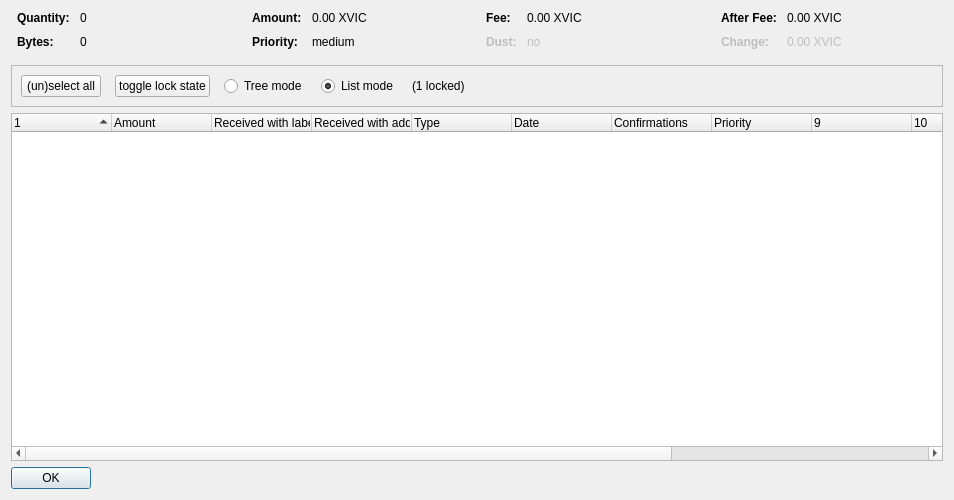
<?xml version="1.0" encoding="UTF-8"?>
<ui version="4.0">
 <class>CoinControlDialog</class>
 <widget class="QDialog" name="CoinControlDialog">
  <property name="geometry">
   <rect>
    <x>0</x>
    <y>0</y>
    <width>954</width>
    <height>500</height>
   </rect>
  </property>
  <property name="windowTitle">
   <string>Coin Selection</string>
  </property>
  <layout class="QVBoxLayout" name="verticalLayout">
   <item>
    <layout class="QHBoxLayout" name="horizontalLayoutTop" stretch="0,0,0,0">
     <property name="topMargin">
      <number>0</number>
     </property>
     <property name="bottomMargin">
      <number>10</number>
     </property>
     <item>
      <layout class="QFormLayout" name="formLayoutCoinControl1">
       <property name="horizontalSpacing">
        <number>10</number>
       </property>
       <property name="verticalSpacing">
        <number>10</number>
       </property>
       <property name="leftMargin">
        <number>6</number>
       </property>
       <property name="rightMargin">
        <number>6</number>
       </property>
       <item row="0" column="0">
        <widget class="QLabel" name="labelCoinControlQuantityText">
         <property name="font">
          <font>
           <weight>75</weight>
           <bold>true</bold>
          </font>
         </property>
         <property name="text">
          <string>Quantity:</string>
         </property>
        </widget>
       </item>
       <item row="0" column="1">
        <widget class="QLabel" name="labelCoinControlQuantity">
         <property name="cursor">
          <cursorShape>IBeamCursor</cursorShape>
         </property>
         <property name="contextMenuPolicy">
          <enum>Qt::ActionsContextMenu</enum>
         </property>
         <property name="text">
          <string notr="true">0</string>
         </property>
         <property name="textInteractionFlags">
          <set>Qt::LinksAccessibleByMouse|Qt::TextSelectableByKeyboard|Qt::TextSelectableByMouse</set>
         </property>
        </widget>
       </item>
       <item row="1" column="0">
        <widget class="QLabel" name="labelCoinControlBytesText">
         <property name="font">
          <font>
           <weight>75</weight>
           <bold>true</bold>
          </font>
         </property>
         <property name="text">
          <string>Bytes:</string>
         </property>
        </widget>
       </item>
       <item row="1" column="1">
        <widget class="QLabel" name="labelCoinControlBytes">
         <property name="cursor">
          <cursorShape>IBeamCursor</cursorShape>
         </property>
         <property name="contextMenuPolicy">
          <enum>Qt::ActionsContextMenu</enum>
         </property>
         <property name="text">
          <string notr="true">0</string>
         </property>
         <property name="textInteractionFlags">
          <set>Qt::LinksAccessibleByMouse|Qt::TextSelectableByKeyboard|Qt::TextSelectableByMouse</set>
         </property>
        </widget>
       </item>
      </layout>
     </item>
     <item>
      <layout class="QFormLayout" name="formLayoutCoinControl2">
       <property name="horizontalSpacing">
        <number>10</number>
       </property>
       <property name="verticalSpacing">
        <number>10</number>
       </property>
       <property name="leftMargin">
        <number>6</number>
       </property>
       <property name="rightMargin">
        <number>6</number>
       </property>
       <item row="0" column="0">
        <widget class="QLabel" name="labelCoinControlAmountText">
         <property name="font">
          <font>
           <weight>75</weight>
           <bold>true</bold>
          </font>
         </property>
         <property name="text">
          <string>Amount:</string>
         </property>
        </widget>
       </item>
       <item row="0" column="1">
        <widget class="QLabel" name="labelCoinControlAmount">
         <property name="cursor">
          <cursorShape>IBeamCursor</cursorShape>
         </property>
         <property name="contextMenuPolicy">
          <enum>Qt::ActionsContextMenu</enum>
         </property>
         <property name="text">
          <string notr="true">0.00 XVIC</string>
         </property>
         <property name="textInteractionFlags">
          <set>Qt::LinksAccessibleByMouse|Qt::TextSelectableByKeyboard|Qt::TextSelectableByMouse</set>
         </property>
        </widget>
       </item>
       <item row="1" column="0">
        <widget class="QLabel" name="labelCoinControlPriorityText">
         <property name="font">
          <font>
           <weight>75</weight>
           <bold>true</bold>
          </font>
         </property>
         <property name="text">
          <string>Priority:</string>
         </property>
        </widget>
       </item>
       <item row="1" column="1">
        <widget class="QLabel" name="labelCoinControlPriority">
         <property name="cursor">
          <cursorShape>IBeamCursor</cursorShape>
         </property>
         <property name="contextMenuPolicy">
          <enum>Qt::ActionsContextMenu</enum>
         </property>
         <property name="text">
          <string>medium</string>
         </property>
         <property name="textInteractionFlags">
          <set>Qt::LinksAccessibleByMouse|Qt::TextSelectableByKeyboard|Qt::TextSelectableByMouse</set>
         </property>
        </widget>
       </item>
      </layout>
     </item>
     <item>
      <layout class="QFormLayout" name="formLayoutCoinControl3">
       <property name="horizontalSpacing">
        <number>10</number>
       </property>
       <property name="verticalSpacing">
        <number>10</number>
       </property>
       <property name="leftMargin">
        <number>6</number>
       </property>
       <property name="rightMargin">
        <number>6</number>
       </property>
       <item row="0" column="0">
        <widget class="QLabel" name="labelCoinControlFeeText">
         <property name="font">
          <font>
           <weight>75</weight>
           <bold>true</bold>
          </font>
         </property>
         <property name="text">
          <string>Fee:</string>
         </property>
        </widget>
       </item>
       <item row="0" column="1">
        <widget class="QLabel" name="labelCoinControlFee">
         <property name="cursor">
          <cursorShape>IBeamCursor</cursorShape>
         </property>
         <property name="contextMenuPolicy">
          <enum>Qt::ActionsContextMenu</enum>
         </property>
         <property name="text">
          <string notr="true">0.00 XVIC</string>
         </property>
         <property name="textInteractionFlags">
          <set>Qt::LinksAccessibleByMouse|Qt::TextSelectableByKeyboard|Qt::TextSelectableByMouse</set>
         </property>
        </widget>
       </item>
       <item row="1" column="0">
        <widget class="QLabel" name="labelCoinControlLowOutputText">
         <property name="enabled">
          <bool>false</bool>
         </property>
         <property name="font">
          <font>
           <weight>75</weight>
           <bold>true</bold>
          </font>
         </property>
         <property name="text">
          <string>Dust:</string>
         </property>
        </widget>
       </item>
       <item row="1" column="1">
        <widget class="QLabel" name="labelCoinControlLowOutput">
         <property name="enabled">
          <bool>false</bool>
         </property>
         <property name="cursor">
          <cursorShape>IBeamCursor</cursorShape>
         </property>
         <property name="contextMenuPolicy">
          <enum>Qt::ActionsContextMenu</enum>
         </property>
         <property name="text">
          <string>no</string>
         </property>
         <property name="textInteractionFlags">
          <set>Qt::LinksAccessibleByMouse|Qt::TextSelectableByKeyboard|Qt::TextSelectableByMouse</set>
         </property>
        </widget>
       </item>
      </layout>
     </item>
     <item>
      <layout class="QFormLayout" name="formLayoutCoinControl4">
       <property name="horizontalSpacing">
        <number>10</number>
       </property>
       <property name="verticalSpacing">
        <number>10</number>
       </property>
       <property name="leftMargin">
        <number>6</number>
       </property>
       <property name="rightMargin">
        <number>6</number>
       </property>
       <item row="0" column="0">
        <widget class="QLabel" name="labelCoinControlAfterFeeText">
         <property name="font">
          <font>
           <weight>75</weight>
           <bold>true</bold>
          </font>
         </property>
         <property name="text">
          <string>After Fee:</string>
         </property>
        </widget>
       </item>
       <item row="0" column="1">
        <widget class="QLabel" name="labelCoinControlAfterFee">
         <property name="cursor">
          <cursorShape>IBeamCursor</cursorShape>
         </property>
         <property name="contextMenuPolicy">
          <enum>Qt::ActionsContextMenu</enum>
         </property>
         <property name="text">
          <string notr="true">0.00 XVIC</string>
         </property>
         <property name="textInteractionFlags">
          <set>Qt::LinksAccessibleByMouse|Qt::TextSelectableByKeyboard|Qt::TextSelectableByMouse</set>
         </property>
        </widget>
       </item>
       <item row="1" column="0">
        <widget class="QLabel" name="labelCoinControlChangeText">
         <property name="enabled">
          <bool>false</bool>
         </property>
         <property name="font">
          <font>
           <weight>75</weight>
           <bold>true</bold>
          </font>
         </property>
         <property name="text">
          <string>Change:</string>
         </property>
        </widget>
       </item>
       <item row="1" column="1">
        <widget class="QLabel" name="labelCoinControlChange">
         <property name="enabled">
          <bool>false</bool>
         </property>
         <property name="cursor">
          <cursorShape>IBeamCursor</cursorShape>
         </property>
         <property name="contextMenuPolicy">
          <enum>Qt::ActionsContextMenu</enum>
         </property>
         <property name="text">
          <string notr="true">0.00 XVIC</string>
         </property>
         <property name="textInteractionFlags">
          <set>Qt::LinksAccessibleByMouse|Qt::TextSelectableByKeyboard|Qt::TextSelectableByMouse</set>
         </property>
        </widget>
       </item>
      </layout>
     </item>
    </layout>
   </item>
   <item>
    <widget class="QFrame" name="frame">
     <property name="minimumSize">
      <size>
       <width>0</width>
       <height>40</height>
      </size>
     </property>
     <property name="frameShape">
      <enum>QFrame::StyledPanel</enum>
     </property>
     <property name="frameShadow">
      <enum>QFrame::Sunken</enum>
     </property>
     <layout class="QHBoxLayout" name="horizontalLayout">
      <item>
       <layout class="QHBoxLayout" name="horizontalLayoutPanel" stretch="0,0,0,0,0,0">
        <property name="spacing">
         <number>14</number>
        </property>
        <item>
         <widget class="QPushButton" name="pushButtonSelectAll">
          <property name="sizePolicy">
           <sizepolicy hsizetype="Maximum" vsizetype="Fixed">
            <horstretch>0</horstretch>
            <verstretch>0</verstretch>
           </sizepolicy>
          </property>
          <property name="text">
           <string>(un)select all</string>
          </property>
          <property name="autoDefault">
           <bool>false</bool>
          </property>
         </widget>
        </item>
        <item>
         <widget class="QPushButton" name="pushButtonToggleLock">
          <property name="sizePolicy">
           <sizepolicy hsizetype="Maximum" vsizetype="Fixed">
            <horstretch>0</horstretch>
            <verstretch>0</verstretch>
           </sizepolicy>
          </property>
          <property name="text">
           <string>toggle lock state</string>
          </property>
          <property name="autoDefault">
           <bool>false</bool>
          </property>
         </widget>
        </item>
        <item>
         <widget class="QRadioButton" name="radioTreeMode">
          <property name="sizePolicy">
           <sizepolicy hsizetype="Maximum" vsizetype="Fixed">
            <horstretch>0</horstretch>
            <verstretch>0</verstretch>
           </sizepolicy>
          </property>
          <property name="text">
           <string>Tree mode</string>
          </property>
         </widget>
        </item>
        <item>
         <widget class="QRadioButton" name="radioListMode">
          <property name="sizePolicy">
           <sizepolicy hsizetype="Maximum" vsizetype="Fixed">
            <horstretch>0</horstretch>
            <verstretch>0</verstretch>
           </sizepolicy>
          </property>
          <property name="text">
           <string>List mode</string>
          </property>
          <property name="checked">
           <bool>true</bool>
          </property>
         </widget>
        </item>
        <item>
         <widget class="QLabel" name="labelLocked">
          <property name="text">
           <string>(1 locked)</string>
          </property>
         </widget>
        </item>
        <item>
         <spacer name="horizontalSpacer">
          <property name="orientation">
           <enum>Qt::Horizontal</enum>
          </property>
          <property name="sizeHint" stdset="0">
           <size>
            <width>40</width>
            <height>20</height>
           </size>
          </property>
         </spacer>
        </item>
       </layout>
      </item>
     </layout>
    </widget>
   </item>
   <item>
    <widget class="CoinControlTreeWidget" name="treeWidget">
     <property name="contextMenuPolicy">
      <enum>Qt::CustomContextMenu</enum>
     </property>
     <property name="sortingEnabled">
      <bool>false</bool>
     </property>
     <property name="columnCount">
      <number>13</number>
     </property>
     <attribute name="headerShowSortIndicator" stdset="0">
      <bool>true</bool>
     </attribute>
     <attribute name="headerStretchLastSection">
      <bool>false</bool>
     </attribute>
     <column>
      <property name="text">
       <string/>
      </property>
     </column>
     <column>
      <property name="text">
       <string>Amount</string>
      </property>
     </column>
     <column>
      <property name="text">
       <string>Received with label</string>
      </property>
     </column>
     <column>
      <property name="text">
       <string>Received with address</string>
      </property>
     </column>
     <column>
      <property name="text">
       <string>Type</string>
      </property>
     </column>
     <column>
      <property name="text">
       <string>Date</string>
      </property>
     </column>
     <column>
      <property name="text">
       <string>Confirmations</string>
      </property>
      <property name="toolTip">
       <string>Confirmed</string>
      </property>
     </column>
     <column>
      <property name="text">
       <string>Priority</string>
      </property>
     </column>
     <column>
      <property name="text">
       <string/>
      </property>
     </column>
     <column>
      <property name="text">
       <string/>
      </property>
     </column>
     <column>
      <property name="text">
       <string/>
      </property>
     </column>
     <column>
      <property name="text">
       <string/>
      </property>
     </column>
     <column>
      <property name="text">
       <string/>
      </property>
     </column>
    </widget>
   </item>
   <item>
    <widget class="QDialogButtonBox" name="buttonBox">
     <property name="sizePolicy">
      <sizepolicy hsizetype="Maximum" vsizetype="Fixed">
       <horstretch>0</horstretch>
       <verstretch>0</verstretch>
      </sizepolicy>
     </property>
     <property name="orientation">
      <enum>Qt::Horizontal</enum>
     </property>
     <property name="standardButtons">
      <set>QDialogButtonBox::Ok</set>
     </property>
    </widget>
   </item>
  </layout>
 </widget>
 <customwidgets>
  <customwidget>
   <class>CoinControlTreeWidget</class>
   <extends>QTreeWidget</extends>
   <header>coincontroltreewidget.h</header>
  </customwidget>
 </customwidgets>
 <resources/>
 <connections/>
</ui>
